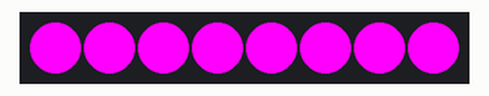
Recording of a program running on a simulated ESP32 board running MicroPython. Shown: 8 RGB LEDs in strip order, left to right. Library files of the repository ran but are not shown: 1 file(s).

Above: at 0.1 s.
At 1.1 s:
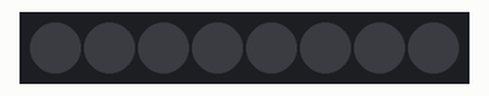
Timing chart, 0 to 130.0 s (numbered marks = the images above):
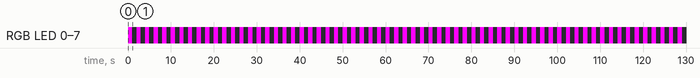

Measured:
- by itself, RGB LED 0–7: alternates RGB(255, 0, 255) for 1.0 s and off for 1.0 s

The program:

main.py
```python
# Demo to show how to use the NeoPixel with the ESP32

from machine import Pin
from neopixel import NeoPixel
import time

# Create a NeoPixel object
np = NeoPixel(Pin(15), 8)


# Function to turn off all the LEDs
def turn_off():
    for i in range(8):
        np[i] = (0, 0, 0)
    np.write()

# Function to turn on all the LEDs with pink color
def turn_on():
    for i in range(8):
        np[i] = (255, 0, 255)
    np.write()

# While loop to turn on and off the LEDs every 1 second
while True:
    turn_on()
    time.sleep(1)
    turn_off()
    time.sleep(1)
```
